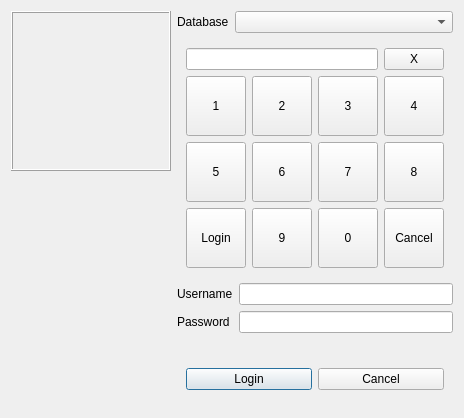
<?xml version="1.0" encoding="UTF-8"?>
<ui version="4.0">
 <class>Login</class>
 <widget class="QDialog" name="Login">
  <property name="geometry">
   <rect>
    <x>0</x>
    <y>0</y>
    <width>460</width>
    <height>418</height>
   </rect>
  </property>
  <property name="sizePolicy">
   <sizepolicy hsizetype="Minimum" vsizetype="Minimum">
    <horstretch>0</horstretch>
    <verstretch>0</verstretch>
   </sizepolicy>
  </property>
  <property name="windowTitle">
   <string>Login</string>
  </property>
  <layout class="QFormLayout" name="formLayout">
   <item row="0" column="0">
    <widget class="QLabel" name="lbLogo">
     <property name="minimumSize">
      <size>
       <width>160</width>
       <height>160</height>
      </size>
     </property>
     <property name="maximumSize">
      <size>
       <width>160</width>
       <height>160</height>
      </size>
     </property>
     <property name="frameShape">
      <enum>QFrame::Box</enum>
     </property>
     <property name="frameShadow">
      <enum>QFrame::Raised</enum>
     </property>
     <property name="text">
      <string/>
     </property>
     <property name="pixmap">
      <pixmap resource="res.qrc">:/images/app.png</pixmap>
     </property>
     <property name="scaledContents">
      <bool>true</bool>
     </property>
     <property name="alignment">
      <set>Qt::AlignCenter</set>
     </property>
    </widget>
   </item>
   <item row="0" column="1">
    <widget class="QWidget" name="widget" native="true">
     <layout class="QGridLayout" name="gridLayout">
      <property name="leftMargin">
       <number>0</number>
      </property>
      <property name="topMargin">
       <number>0</number>
      </property>
      <property name="rightMargin">
       <number>0</number>
      </property>
      <property name="bottomMargin">
       <number>0</number>
      </property>
      <item row="2" column="0">
       <widget class="QWidget" name="wUsernamePassword" native="true">
        <layout class="QGridLayout" name="gridLayout_3">
         <property name="leftMargin">
          <number>0</number>
         </property>
         <property name="topMargin">
          <number>0</number>
         </property>
         <property name="rightMargin">
          <number>0</number>
         </property>
         <property name="bottomMargin">
          <number>0</number>
         </property>
         <item row="1" column="1">
          <widget class="QLineEdit" name="lePassword">
           <property name="echoMode">
            <enum>QLineEdit::Password</enum>
           </property>
          </widget>
         </item>
         <item row="1" column="0">
          <widget class="QLabel" name="label_2">
           <property name="text">
            <string>Password</string>
           </property>
          </widget>
         </item>
         <item row="0" column="0">
          <widget class="QLabel" name="label">
           <property name="text">
            <string>Username</string>
           </property>
          </widget>
         </item>
         <item row="3" column="0" colspan="2">
          <widget class="QWidget" name="widget_2" native="true">
           <layout class="QHBoxLayout" name="horizontalLayout_2">
            <item>
             <widget class="QPushButton" name="btnLogin">
              <property name="text">
               <string>Login</string>
              </property>
             </widget>
            </item>
            <item>
             <widget class="QPushButton" name="btnCancel">
              <property name="text">
               <string>Cancel</string>
              </property>
             </widget>
            </item>
           </layout>
          </widget>
         </item>
         <item row="0" column="1">
          <widget class="QLineEdit" name="leUsername"/>
         </item>
         <item row="2" column="0" colspan="2">
          <widget class="QLabel" name="lbFullName">
           <property name="text">
            <string/>
           </property>
          </widget>
         </item>
        </layout>
       </widget>
      </item>
      <item row="0" column="0">
       <widget class="QWidget" name="widget_3" native="true">
        <property name="minimumSize">
         <size>
          <width>0</width>
          <height>20</height>
         </size>
        </property>
        <layout class="QHBoxLayout" name="horizontalLayout">
         <property name="leftMargin">
          <number>0</number>
         </property>
         <property name="topMargin">
          <number>0</number>
         </property>
         <property name="rightMargin">
          <number>0</number>
         </property>
         <property name="bottomMargin">
          <number>0</number>
         </property>
         <item>
          <widget class="QLabel" name="label_3">
           <property name="text">
            <string>Database</string>
           </property>
          </widget>
         </item>
         <item>
          <widget class="QComboBox" name="cbDatabase">
           <property name="sizePolicy">
            <sizepolicy hsizetype="Preferred" vsizetype="Fixed">
             <horstretch>1</horstretch>
             <verstretch>0</verstretch>
            </sizepolicy>
           </property>
          </widget>
         </item>
        </layout>
       </widget>
      </item>
      <item row="1" column="0">
       <widget class="QWidget" name="wPin" native="true">
        <property name="sizePolicy">
         <sizepolicy hsizetype="Preferred" vsizetype="Preferred">
          <horstretch>0</horstretch>
          <verstretch>0</verstretch>
         </sizepolicy>
        </property>
        <layout class="QGridLayout" name="gridLayout_2">
         <item row="0" column="0" colspan="3">
          <widget class="QLineEdit" name="lePin">
           <property name="echoMode">
            <enum>QLineEdit::Password</enum>
           </property>
           <property name="readOnly">
            <bool>true</bool>
           </property>
          </widget>
         </item>
         <item row="4" column="1">
          <widget class="QPushButton" name="btn9">
           <property name="minimumSize">
            <size>
             <width>60</width>
             <height>60</height>
            </size>
           </property>
           <property name="maximumSize">
            <size>
             <width>60</width>
             <height>16777215</height>
            </size>
           </property>
           <property name="text">
            <string>9</string>
           </property>
          </widget>
         </item>
         <item row="2" column="3">
          <widget class="QPushButton" name="btn8">
           <property name="minimumSize">
            <size>
             <width>60</width>
             <height>60</height>
            </size>
           </property>
           <property name="maximumSize">
            <size>
             <width>60</width>
             <height>16777215</height>
            </size>
           </property>
           <property name="text">
            <string>8</string>
           </property>
          </widget>
         </item>
         <item row="4" column="3">
          <widget class="QPushButton" name="btnCancel2">
           <property name="minimumSize">
            <size>
             <width>60</width>
             <height>60</height>
            </size>
           </property>
           <property name="maximumSize">
            <size>
             <width>60</width>
             <height>16777215</height>
            </size>
           </property>
           <property name="text">
            <string>Cancel</string>
           </property>
          </widget>
         </item>
         <item row="1" column="0">
          <widget class="QPushButton" name="btn1">
           <property name="minimumSize">
            <size>
             <width>60</width>
             <height>60</height>
            </size>
           </property>
           <property name="maximumSize">
            <size>
             <width>60</width>
             <height>16777215</height>
            </size>
           </property>
           <property name="text">
            <string>1</string>
           </property>
          </widget>
         </item>
         <item row="2" column="2">
          <widget class="QPushButton" name="btn7">
           <property name="minimumSize">
            <size>
             <width>60</width>
             <height>60</height>
            </size>
           </property>
           <property name="maximumSize">
            <size>
             <width>60</width>
             <height>16777215</height>
            </size>
           </property>
           <property name="text">
            <string>7</string>
           </property>
          </widget>
         </item>
         <item row="4" column="0">
          <widget class="QPushButton" name="btnLoginPin">
           <property name="minimumSize">
            <size>
             <width>60</width>
             <height>60</height>
            </size>
           </property>
           <property name="maximumSize">
            <size>
             <width>60</width>
             <height>16777215</height>
            </size>
           </property>
           <property name="text">
            <string>Login</string>
           </property>
          </widget>
         </item>
         <item row="1" column="1">
          <widget class="QPushButton" name="btn2">
           <property name="minimumSize">
            <size>
             <width>60</width>
             <height>60</height>
            </size>
           </property>
           <property name="maximumSize">
            <size>
             <width>60</width>
             <height>16777215</height>
            </size>
           </property>
           <property name="text">
            <string>2</string>
           </property>
          </widget>
         </item>
         <item row="1" column="2">
          <widget class="QPushButton" name="btn3">
           <property name="minimumSize">
            <size>
             <width>60</width>
             <height>60</height>
            </size>
           </property>
           <property name="maximumSize">
            <size>
             <width>60</width>
             <height>16777215</height>
            </size>
           </property>
           <property name="text">
            <string>3</string>
           </property>
          </widget>
         </item>
         <item row="2" column="1">
          <widget class="QPushButton" name="btn6">
           <property name="minimumSize">
            <size>
             <width>60</width>
             <height>60</height>
            </size>
           </property>
           <property name="maximumSize">
            <size>
             <width>60</width>
             <height>16777215</height>
            </size>
           </property>
           <property name="text">
            <string>6</string>
           </property>
          </widget>
         </item>
         <item row="2" column="0">
          <widget class="QPushButton" name="btn5">
           <property name="minimumSize">
            <size>
             <width>60</width>
             <height>60</height>
            </size>
           </property>
           <property name="maximumSize">
            <size>
             <width>60</width>
             <height>16777215</height>
            </size>
           </property>
           <property name="text">
            <string>5</string>
           </property>
          </widget>
         </item>
         <item row="4" column="2">
          <widget class="QPushButton" name="btn0">
           <property name="minimumSize">
            <size>
             <width>60</width>
             <height>60</height>
            </size>
           </property>
           <property name="maximumSize">
            <size>
             <width>60</width>
             <height>16777215</height>
            </size>
           </property>
           <property name="text">
            <string>0</string>
           </property>
          </widget>
         </item>
         <item row="1" column="3">
          <widget class="QPushButton" name="btn4">
           <property name="minimumSize">
            <size>
             <width>60</width>
             <height>60</height>
            </size>
           </property>
           <property name="maximumSize">
            <size>
             <width>60</width>
             <height>16777215</height>
            </size>
           </property>
           <property name="text">
            <string>4</string>
           </property>
          </widget>
         </item>
         <item row="0" column="3">
          <widget class="QPushButton" name="btnClearPin">
           <property name="minimumSize">
            <size>
             <width>60</width>
             <height>0</height>
            </size>
           </property>
           <property name="maximumSize">
            <size>
             <width>60</width>
             <height>16777215</height>
            </size>
           </property>
           <property name="text">
            <string>X</string>
           </property>
          </widget>
         </item>
        </layout>
       </widget>
      </item>
     </layout>
    </widget>
   </item>
  </layout>
 </widget>
 <tabstops>
  <tabstop>cbDatabase</tabstop>
  <tabstop>lePin</tabstop>
  <tabstop>btnClearPin</tabstop>
  <tabstop>btn1</tabstop>
  <tabstop>btn2</tabstop>
  <tabstop>btn3</tabstop>
  <tabstop>btn4</tabstop>
  <tabstop>btn5</tabstop>
  <tabstop>btn6</tabstop>
  <tabstop>btn7</tabstop>
  <tabstop>btn8</tabstop>
  <tabstop>btnLoginPin</tabstop>
  <tabstop>btn9</tabstop>
  <tabstop>btn0</tabstop>
  <tabstop>btnCancel2</tabstop>
  <tabstop>leUsername</tabstop>
  <tabstop>lePassword</tabstop>
  <tabstop>btnLogin</tabstop>
  <tabstop>btnCancel</tabstop>
 </tabstops>
 <resources>
  <include location="res.qrc"/>
 </resources>
 <connections/>
</ui>
